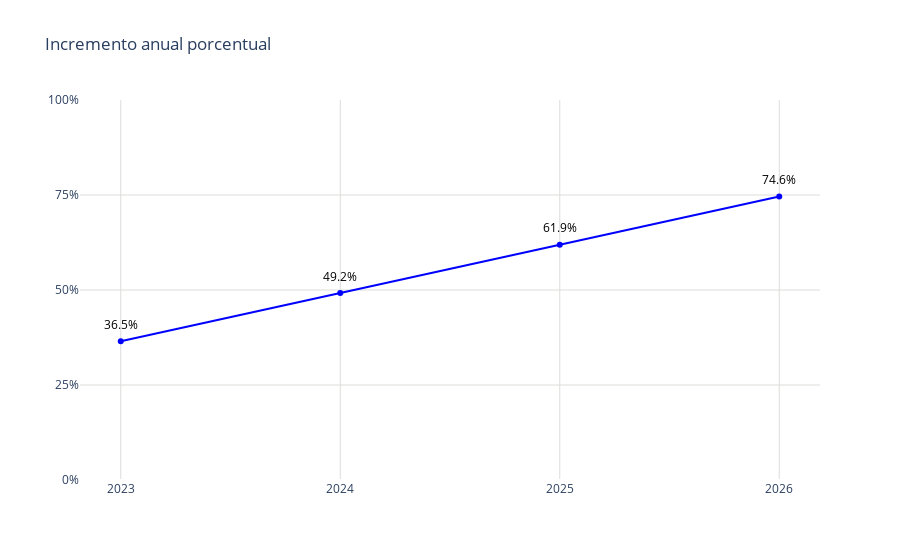

The cell this chart's notebook holds for it:
### Code cell
# Datos
año = direct_data_por['año']
promedio = direct_data_por['promedio']

# Crear figura
fig = go.Figure()
fig.add_trace(go.Scatter(
    x=año,
    y=promedio,
    mode='markers+lines',
    marker=dict(color='blue'),
))

# Agregar anotaciones para mostrar los valores encima de los puntos
for a, p in zip(año, promedio):
    fig.add_annotation(
        x=a,
        y=p,
        text=f"{p}%",  # Formatear el valor del promedio como porcentaje
        showarrow=False,
        font=dict(color='black', size=12),
        xshift=0,
        yshift=17,
        textangle=0
    )

# Actualizar diseño
fig.update_layout(
    title='Incremento anual porcentual',
    yaxis=dict(
        range=[0, 100],  # Establecer el rango del eje y
        tickvals=[0, 25, 50, 75, 100],  # Definir los valores de las marcas en el eje y
        ticktext=['0%', '25%', '50%', '75%', '100%'],  # Definir el texto de las marcas en el eje y
        gridcolor='#dddcda',  # Color de las líneas de la cuadrícula
        gridwidth=1  # Ancho de las líneas de la cuadrícula
    ),
    xaxis=dict(
        gridcolor='#dddcda', 
        tickmode='array',
        tickvals=año,
        ticktext=año
    ),
    plot_bgcolor='rgba(0,0,0,0)'
)

# Exportar gráfica como archivo HTML
def guardar_grafico_como_html(fig, nombre_archivo, carpeta='graficas'):
    # Crear la carpeta si no existe
    if not os.path.exists(carpeta):
        os.makedirs(carpeta)
    
    # Gráfica como archivo HTML en la carpeta especificada
    pio.write_html(fig, f'{carpeta}/{nombre_archivo}.html')

guardar_grafico_como_html(fig, 'g_scatt_plusvaliaestimada_porcentual_direct_pachuca', carpeta='graficas')
fig.show()

### Figure 1 — Plotly figure (JSON) as saved in the notebook; plotly's stock layout.template omitted (floating-point values rounded to 4 significant figures)
{"data": [{"marker": {"color": "blue"}, "mode": "markers+lines", "type": "scatter", "x": [2023, 2024, 2025, 2026], "y": [36.5, 49.2, 61.9, 74.6]}], "layout": {"annotations": [{"font": {"color": "black", "size": 12}, "showarrow": false, "text": "36.5%", "textangle": 0, "x": 2023, "xshift": 0, "y": 36.5, "yshift": 17}, {"font": {"color": "black", "size": 12}, "showarrow": false, "text": "49.2%", "textangle": 0, "x": 2024, "xshift": 0, "y": 49.2, "yshift": 17}, {"font": {"color": "black", "size": 12}, "showarrow": false, "text": "61.9%", "textangle": 0, "x": 2025, "xshift": 0, "y": 61.9, "yshift": 17}, {"font": {"color": "black", "size": 12}, "showarrow": false, "text": "74.6%", "textangle": 0, "x": 2026, "xshift": 0, "y": 74.6, "yshift": 17}], "plot_bgcolor": "rgba(0,0,0,0)", "title": {"text": "Incremento anual porcentual"}, "xaxis": {"gridcolor": "#dddcda", "tickmode": "array", "ticktext": [2023, 2024, 2025, 2026], "tickvals": [2023, 2024, 2025, 2026]}, "yaxis": {"gridcolor": "#dddcda", "gridwidth": 1, "range": [0, 100], "ticktext": ["0%", "25%", "50%", "75%", "100%"], "tickvals": [0, 25, 50, 75, 100]}}}
